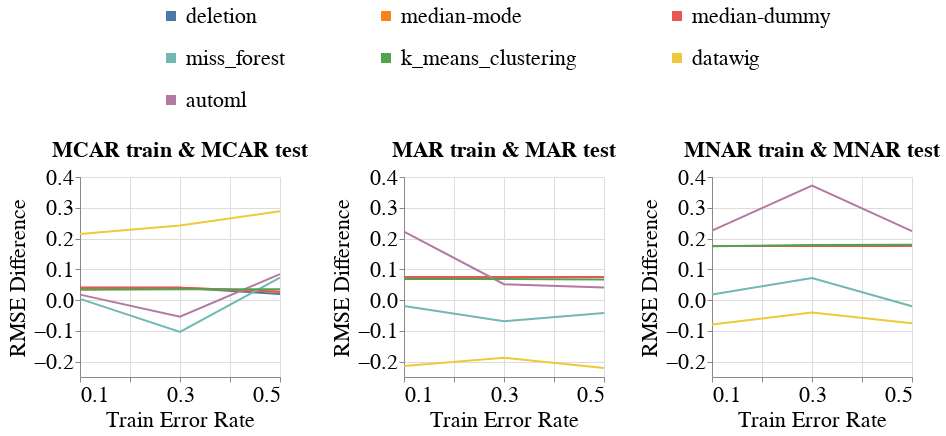

This figure's notebook cell:
### Markdown cell above
### Disparity Metrics

### Code cell
create_exp2_line_bands_for_no_shift(dataset_name=DATASET_NAME,
                                    column_name='SoundSleep',
                                    metric_name='rmse',
                                    group='Gender',
                                    db_client=db_client,
                                    with_band=False)
